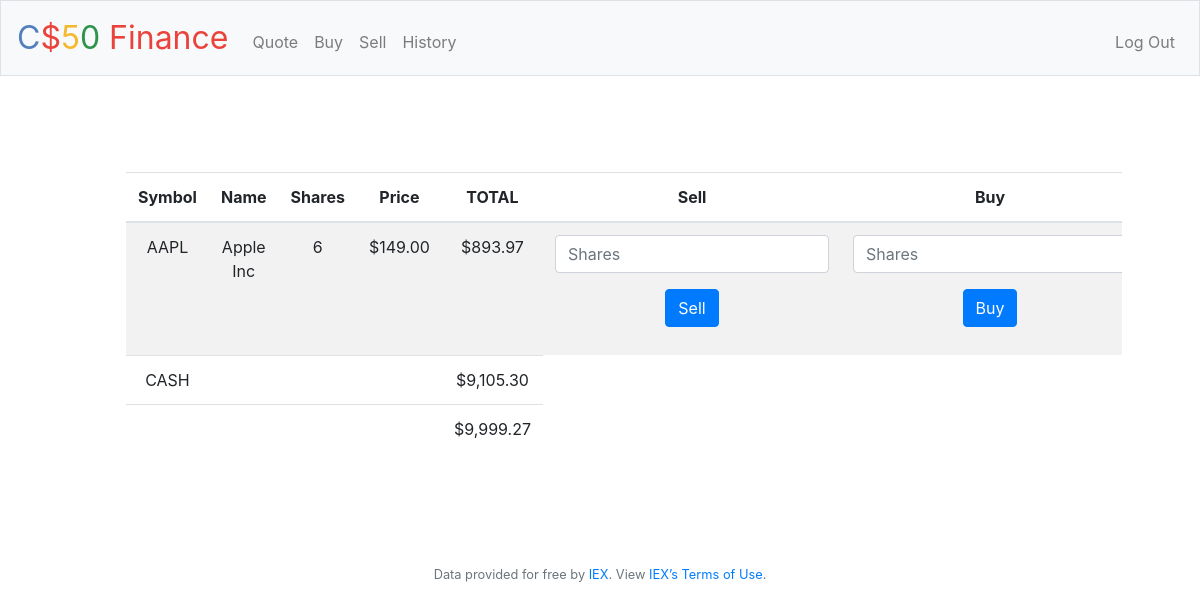
/ (signed in), run on the app's committed database.
### tables this page shows
CREATE TABLE users (id INTEGER, username TEXT NOT NULL, hash TEXT NOT NULL, cash NUMERIC NOT NULL DEFAULT 10000.00, PRIMARY KEY(id));

CREATE TABLE overall (user_id INTEGER, stock_name TEXT, stock_price INTEGER, stock_shares INTEGER, stock_symbol TEXT, FOREIGN KEY(user_id) REFERENCES users(id));

### application.py (the view)
@app.route("/")
@login_required
def index():
    shares = db.execute(
        "SELECT stock_shares, stock_name, stock_symbol, stock_price FROM overall WHERE user_id = ?", session["user_id"])
    cashs = db.execute("SELECT cash FROM users WHERE id = ?", session["user_id"])
    return render_template("index.html", shares=shares, cashs=cashs)

### application.py (called while the page is built)
@app.after_request
def after_request(response):
    response.headers["Cache-Control"] = "no-cache, no-store, must-revalidate"
    response.headers["Expires"] = 0
    response.headers["Pragma"] = "no-cache"
    return response

### helpers.py (called while the page is built)
def login_required(f):
    @wraps(f)
    def decorated_function(*args, **kwargs):
        if session.get("user_id") is None:
            return redirect("/login")
        return f(*args, **kwargs)
    return decorated_function

def usd(value):
    return f"${value:,.2f}"

### templates/index.html (shortened to what this page needs)
{% extends "layout.html" %}
{% block main %}
<main class="container p-5">
    <table class="table table-striped">
        <thead>
            <tr>
                <th>Symbol</th>
                <th>Name</th>
                <th>Shares</th>
                <th>Price</th>
                <th>TOTAL</th>
                <th>Sell</th>
                <th>Buy</th>
            </tr>
        </thead>
        <tfoot>
            <tr>
                <td colspan="4"></td>
                <td>
                {% set accumulator = namespace(total=0) %}
                {% for share in shares %}
                    {% set accumulator.total = (share.stock_shares * share.stock_price) + accumulator.total %}
                {% endfor %}
                {% for cash in cashs %}
                    {% set total_cash = accumulator.total + cash.cash %}
                    {{ total_cash | usd }}
                {% endfor %}
                </td>
            </tr>
        </tfoot>
        <tbody>
            {% for share in shares %}
                <tr>
                    <td> {{ share.stock_symbol }} </td>
                    <td> {{ share.stock_name }} </td>
                    <td> {{ share.stock_shares }} </td>
                    <td> {{ share.stock_price | usd }} </td>
                         {% set stock_value = share.stock_shares * share.stock_price %}
                    <td> {{ stock_value | usd }} </td>
                    <td>
                        <form action="/sell" method="post">
                        <div class="form-group">
                        <p><input autocomplete="off" autofocus class="form-control" value = "shares" name="shares" placeholder="Shares" type="number" min='1'></p>
                        <button class="btn btn-primary" name = "symbol"  value = "{{ share.stock_symbol }}" type="submit">Sell</button>
                        </div>
                        </form>
                    </td>
                    <td>
                        <form action="/buy" method="post">
                        <div class="form-group">
                        <p><input autocomplete="off" autofocus class="form-control" value = "shares" name="shares" placeholder="Shares" type="number" min='1'></p>
                        <button class="btn btn-primary" name = "symbol" value = "{{ share.stock_symbol }}" type="submit">Buy</button>
                        </div>
                        </form>
                    </td>
                </tr>
            {% endfor %}
            <tr>
                <td>CASH</td>
                <td> </td>
                <td> </td>
                <td> </td>
                {% for cash in cashs %}
                <td> {{ cash.cash | usd }} </td>
                {% endfor %}
            </tr>
        </tbody>
    </table>
</main>
{% endblock %}

### static/styles.css (style rules this page uses)
main .form-control { display: inline-block; width: auto; }
main { overflow-x: auto; text-align: center; }

### data on the page
users: total_cash "$9,999.27", cash "$9,105.30"
overall: stock_symbol "AAPL", stock_name "Apple Inc", stock_shares "6", stock_price "$149.00", stock_value "$893.97"
